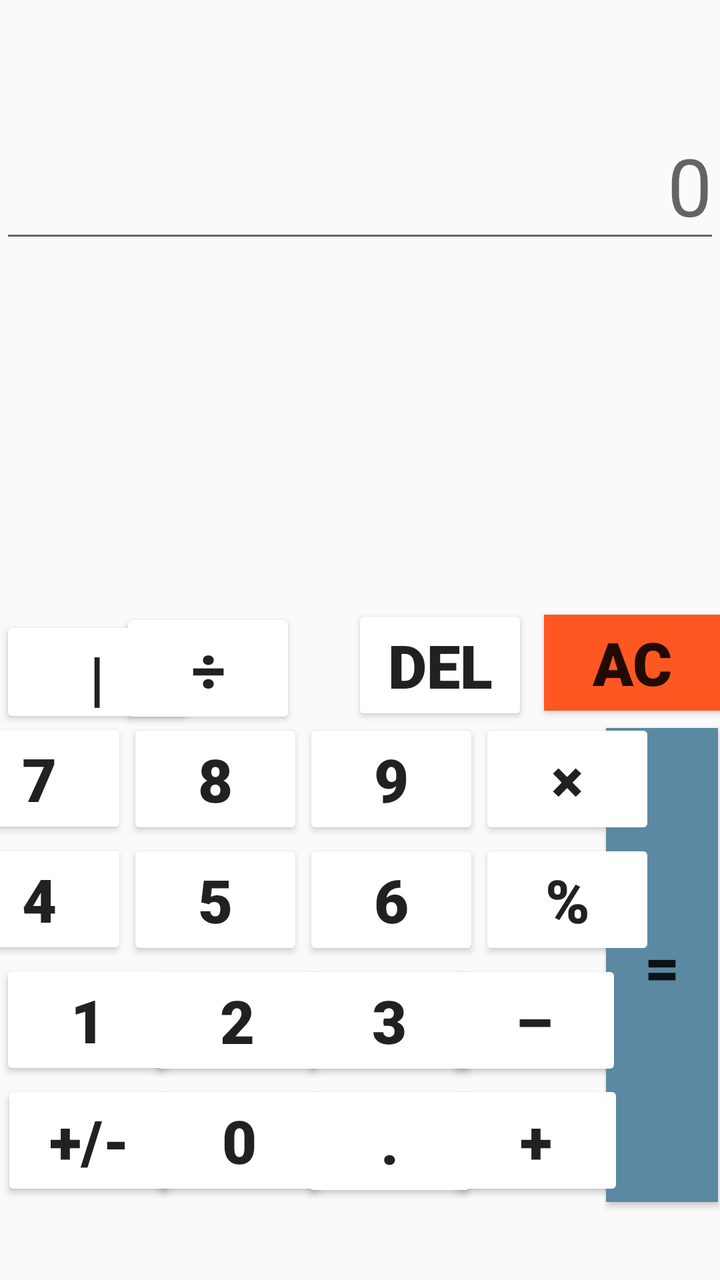
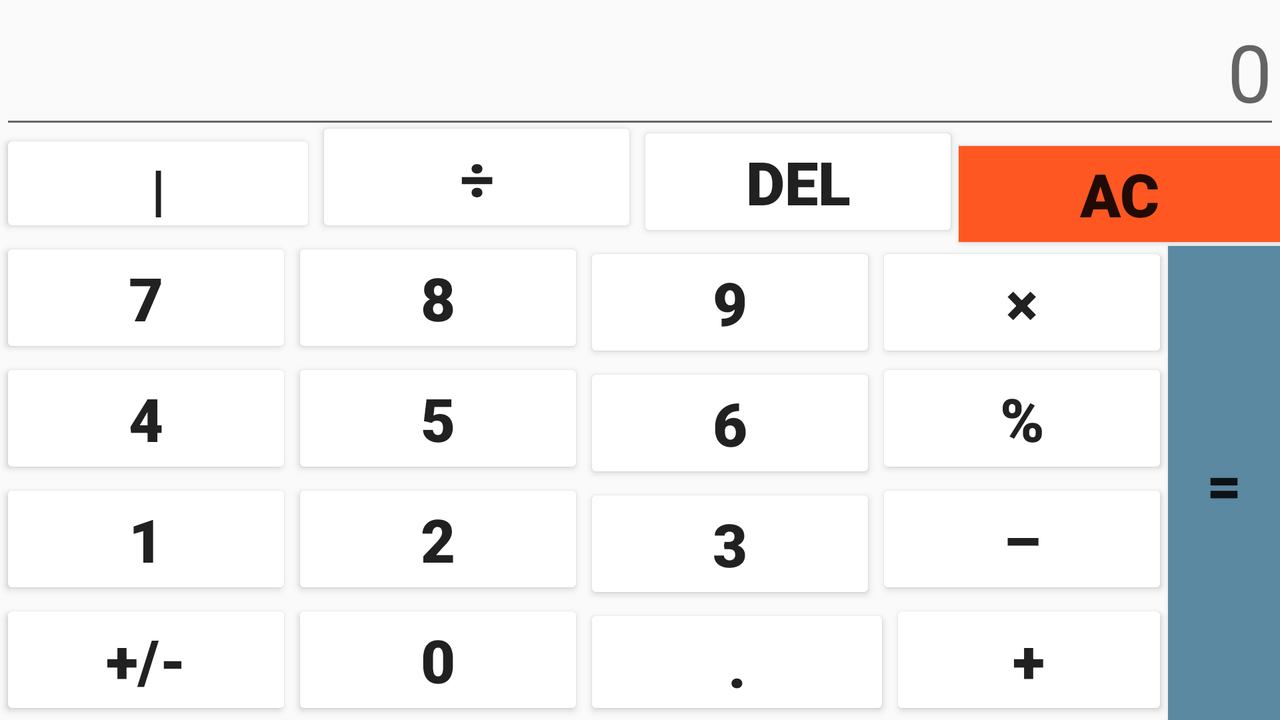

Compare how this app lays out the same screen by default and in its alternative resource folder. The renders come first, then the two layout files and the values they reference.
<!-- AndroidManifest.xml: application theme AppTheme -->
<!-- res/layout/activity_standard.xml -->
<?xml version="1.0" encoding="utf-8"?>
<androidx.constraintlayout.widget.ConstraintLayout xmlns:android="http://schemas.android.com/apk/res/android"
    xmlns:app="http://schemas.android.com/apk/res-auto"
    xmlns:tools="http://schemas.android.com/tools"
    android:layout_width="match_parent"
    android:layout_height="match_parent"
    tools:context=".StandardActivity">

    <Button
        android:id="@+id/zeroButton"
        android:layout_width="wrap_content"
        android:layout_height="wrap_content"
        android:layout_marginTop="540dp"
        android:backgroundTint="@color/design_default_color_surface"
        android:backgroundTintMode="screen"
        android:fontFamily="sans-serif-black"
        android:foregroundTint="@color/design_default_color_surface"
        android:foregroundTintMode="screen"
        android:text="@string/_0"
        android:textSize="30sp"

        app:layout_column="1"
        app:layout_constraintEnd_toEndOf="parent"
        app:layout_constraintHorizontal_bias="0.278"
        app:layout_constraintStart_toStartOf="parent"
        app:layout_constraintTop_toTopOf="parent"
        app:layout_row="5" />

    <Button
        android:id="@+id/plusByMinus"
        android:layout_width="wrap_content"
        android:layout_height="wrap_content"
        android:layout_marginTop="540dp"
        android:backgroundTint="@color/design_default_color_surface"
        android:backgroundTintMode="screen"
        android:fontFamily="sans-serif-black"
        android:foregroundTint="@color/design_default_color_surface"
        android:foregroundTintMode="screen"
        android:text="@string/plusMinus"
        android:textSize="30sp"
        app:layout_column="0"
        app:layout_constraintEnd_toEndOf="parent"
        app:layout_constraintHorizontal_bias="0.003"
        app:layout_constraintStart_toStartOf="parent"
        app:layout_constraintTop_toTopOf="parent"
        app:layout_row="5" />

    <EditText
        android:id="@+id/scientificCalciTextNumber"
        android:layout_width="wrap_content"
        android:layout_height="wrap_content"
        android:layout_marginTop="56dp"
        android:autofillHints=""
        android:ems="10"
        android:hint="@string/_0"
        android:inputType="number|numberSigned"
        android:singleLine="true"
        android:textAlignment="viewEnd"
        android:textSize="40sp"
        app:layout_constraintEnd_toEndOf="parent"
        app:layout_constraintHorizontal_bias="1.0"
        app:layout_constraintStart_toStartOf="parent"
        app:layout_constraintTop_toTopOf="parent" />

    <Button
        android:id="@+id/equalButton"
        android:layout_width="56dp"
        android:layout_height="237dp"
        android:layout_marginTop="364dp"
        android:background="#5B89A1"
        android:fontFamily="sans-serif-black"
        android:text="@string/equal"
        android:textSize="30sp"
        app:layout_column="0"
        app:layout_constraintEnd_toEndOf="parent"
        app:layout_constraintHorizontal_bias="0.997"
        app:layout_constraintStart_toStartOf="parent"
        app:layout_constraintTop_toTopOf="parent"
        app:layout_row="0" />

    <Button
        android:id="@+id/dotButton"
        android:layout_width="88dp"
        android:layout_height="61dp"
        android:layout_marginTop="540dp"
        android:backgroundTint="@color/design_default_color_surface"
        android:backgroundTintMode="screen"
        android:fontFamily="sans-serif-black"
        android:foregroundTint="@color/design_default_color_surface"
        android:foregroundTintMode="screen"
        android:text="@string/dot"
        android:textSize="30sp"
        app:layout_constraintEnd_toEndOf="parent"
        app:layout_constraintHorizontal_bias="0.554"
        app:layout_constraintStart_toStartOf="parent"
        app:layout_constraintTop_toTopOf="parent" />

    <Button
        android:id="@+id/additionButton"
        android:layout_width="wrap_content"
        android:layout_height="wrap_content"
        android:layout_marginTop="540dp"
        android:backgroundTint="@color/design_default_color_surface"
        android:backgroundTintMode="screen"
        android:fontFamily="sans-serif-black"
        android:foregroundTint="@color/design_default_color_surface"
        android:foregroundTintMode="screen"
        android:text="@string/plus"
        android:textSize="30sp"
        app:layout_constraintEnd_toEndOf="parent"
        app:layout_constraintHorizontal_bias="0.823"
        app:layout_constraintStart_toStartOf="parent"
        app:layout_constraintTop_toTopOf="parent" />

    <Button
        android:id="@+id/oneButton"
        android:layout_width="wrap_content"
        android:layout_height="wrap_content"
        android:backgroundTint="@color/design_default_color_surface"
        android:backgroundTintMode="screen"
        android:fontFamily="sans-serif-black"
        android:foregroundTint="@color/design_default_color_surface"
        android:foregroundTintMode="screen"
        android:text="@string/_1"
        android:textSize="30sp"
        app:layout_constraintBottom_toTopOf="@+id/plusByMinus"
        app:layout_constraintEnd_toStartOf="@+id/twoButton"
        app:layout_constraintHorizontal_bias="0.0"
        app:layout_constraintStart_toStartOf="parent"
        app:layout_constraintTop_toTopOf="parent"
        app:layout_constraintVertical_bias="1.0" />

    <Button
        android:id="@+id/twoButton"
        android:layout_width="wrap_content"
        android:layout_height="wrap_content"
        android:layout_marginTop="480dp"
        android:backgroundTint="@color/design_default_color_surface"
        android:backgroundTintMode="screen"
        android:fontFamily="sans-serif-black"
        android:foregroundTint="@color/design_default_color_surface"
        android:foregroundTintMode="screen"
        android:text="@string/_2"
        android:textSize="30sp"
        app:layout_constraintEnd_toEndOf="parent"
        app:layout_constraintHorizontal_bias="0.275"
        app:layout_constraintStart_toStartOf="parent"
        app:layout_constraintTop_toTopOf="parent" />

    <Button
        android:id="@+id/threeButton"
        android:layout_width="wrap_content"
        android:layout_height="wrap_content"
        android:layout_marginTop="480dp"
        android:backgroundTint="@color/design_default_color_surface"
        android:backgroundTintMode="screen"
        android:fontFamily="sans-serif-black"
        android:foregroundTint="@color/design_default_color_surface"
        android:foregroundTintMode="screen"
        android:text="@string/_3"
        android:textSize="30sp"
        app:layout_constraintEnd_toEndOf="parent"
        app:layout_constraintHorizontal_bias="0.554"
        app:layout_constraintStart_toStartOf="parent"
        app:layout_constraintTop_toTopOf="parent" />

    <Button
        android:id="@+id/subtractionButton"
        android:layout_width="wrap_content"
        android:layout_height="wrap_content"
        android:layout_marginTop="480dp"
        android:backgroundTint="@color/design_default_color_surface"
        android:backgroundTintMode="screen"
        android:fontFamily="sans-serif-black"
        android:foregroundTint="@color/design_default_color_surface"
        android:foregroundTintMode="screen"
        android:text="@string/minus"
        android:textSize="30sp"
        app:layout_constraintEnd_toEndOf="parent"
        app:layout_constraintHorizontal_bias="0.82"
        app:layout_constraintStart_toStartOf="parent"
        app:layout_constraintTop_toTopOf="parent" />

    <Button
        android:id="@+id/fourButton"
        android:layout_width="wrap_content"
        android:layout_height="wrap_content"
        android:backgroundTint="@color/design_default_color_surface"
        android:backgroundTintMode="screen"
        android:fontFamily="sans-serif-black"
        android:foregroundTint="@color/design_default_color_surface"
        android:foregroundTintMode="screen"
        android:text="@string/_4"
        android:textSize="30sp"
        app:layout_constraintBottom_toTopOf="@+id/oneButton"
        app:layout_constraintEnd_toStartOf="@+id/fiveButton"
        app:layout_constraintStart_toStartOf="parent" />

    <Button
        android:id="@+id/fiveButton"
        android:layout_width="wrap_content"
        android:layout_height="wrap_content"
        android:backgroundTint="@color/design_default_color_surface"
        android:backgroundTintMode="screen"
        android:fontFamily="sans-serif-black"
        android:foregroundTint="@color/design_default_color_surface"
        android:foregroundTintMode="screen"
        android:text="@string/_5"
        android:textSize="30sp"
        app:layout_constraintBottom_toTopOf="@+id/twoButton"
        app:layout_constraintEnd_toStartOf="@+id/sixButton"
        app:layout_constraintStart_toEndOf="@+id/fourButton" />

    <Button
        android:id="@+id/sixButton"
        android:layout_width="wrap_content"
        android:layout_height="wrap_content"
        android:backgroundTint="@color/design_default_color_surface"
        android:backgroundTintMode="screen"
        android:fontFamily="sans-serif-black"
        android:foregroundTint="@color/design_default_color_surface"
        android:foregroundTintMode="screen"
        android:text="@string/_6"
        android:textSize="30sp"
        app:layout_constraintBottom_toTopOf="@+id/threeButton"
        app:layout_constraintEnd_toStartOf="@+id/percentButton"
        app:layout_constraintStart_toEndOf="@+id/fiveButton" />

    <Button
        android:id="@+id/percentButton"
        android:layout_width="wrap_content"
        android:layout_height="wrap_content"
        android:backgroundTint="@color/design_default_color_surface"
        android:backgroundTintMode="screen"
        android:fontFamily="sans-serif-black"
        android:foregroundTint="@color/design_default_color_surface"
        android:foregroundTintMode="screen"
        android:text="@string/percent"
        android:textSize="30sp"
        app:layout_constraintBottom_toTopOf="@+id/subtractionButton"
        app:layout_constraintEnd_toStartOf="@+id/equalButton"
        app:layout_constraintStart_toEndOf="@+id/sixButton" />

    <Button
        android:id="@+id/sevenButton"
        android:layout_width="wrap_content"
        android:layout_height="wrap_content"
        android:backgroundTint="@color/design_default_color_surface"
        android:backgroundTintMode="screen"
        android:fontFamily="sans-serif-black"
        android:foregroundTint="@color/design_default_color_surface"
        android:foregroundTintMode="screen"
        android:text="@string/_7"
        android:textSize="30sp"
        app:layout_constraintBottom_toTopOf="@+id/fourButton"
        app:layout_constraintEnd_toStartOf="@+id/eightButton"
        app:layout_constraintStart_toStartOf="parent" />

    <Button
        android:id="@+id/eightButton"
        android:layout_width="wrap_content"
        android:layout_height="wrap_content"
        android:backgroundTint="@color/design_default_color_surface"
        android:backgroundTintMode="screen"
        android:fontFamily="sans-serif-black"
        android:foregroundTint="@color/design_default_color_surface"
        android:foregroundTintMode="screen"
        android:text="@string/_8"
        android:textSize="30sp"
        app:layout_constraintBottom_toTopOf="@+id/fiveButton"
        app:layout_constraintEnd_toStartOf="@+id/nineButton"
        app:layout_constraintStart_toEndOf="@+id/sevenButton" />

    <Button
        android:id="@+id/nineButton"
        android:layout_width="wrap_content"
        android:layout_height="wrap_content"
        android:backgroundTint="@color/design_default_color_surface"
        android:backgroundTintMode="screen"
        android:fontFamily="sans-serif-black"
        android:foregroundTint="@color/design_default_color_surface"
        android:foregroundTintMode="screen"
        android:text="@string/_9"
        android:textSize="30sp"
        app:layout_constraintBottom_toTopOf="@+id/sixButton"
        app:layout_constraintEnd_toStartOf="@+id/multiplyButton"
        app:layout_constraintStart_toEndOf="@+id/eightButton" />

    <Button
        android:id="@+id/multiplyButton"
        android:layout_width="wrap_content"
        android:layout_height="wrap_content"
        android:backgroundTint="@color/design_default_color_surface"
        android:backgroundTintMode="screen"
        android:fontFamily="sans-serif-black"
        android:foregroundTint="@color/design_default_color_surface"
        android:foregroundTintMode="screen"
        android:text="@string/multiply"
        android:textSize="30sp"
        app:layout_constraintBottom_toTopOf="@+id/sixButton"
        app:layout_constraintEnd_toStartOf="@+id/equalButton"
        app:layout_constraintStart_toEndOf="@+id/nineButton" />

    <Button
        android:id="@+id/modButton"
        android:layout_width="97dp"
        android:layout_height="56dp"
        android:layout_marginTop="308dp"
        android:backgroundTint="@color/design_default_color_surface"
        android:backgroundTintMode="screen"
        android:fontFamily="sans-serif-black"
        android:foregroundTint="@color/design_default_color_surface"
        android:foregroundTintMode="screen"
        android:text="@string/mod"
        android:textSize="30sp"
        app:layout_constraintEnd_toEndOf="parent"
        app:layout_constraintHorizontal_bias="0.0"
        app:layout_constraintStart_toStartOf="parent"
        app:layout_constraintTop_toTopOf="parent" />

    <Button
        android:id="@+id/divideButton"
        android:layout_width="wrap_content"
        android:layout_height="wrap_content"
        android:layout_marginTop="304dp"
        android:layout_marginEnd="28dp"
        android:backgroundTint="@color/design_default_color_surface"
        android:backgroundTintMode="screen"
        android:fontFamily="sans-serif-black"
        android:foregroundTint="@color/design_default_color_surface"
        android:foregroundTintMode="screen"
        android:text="@string/division"
        android:textSize="30sp"
        app:layout_constraintEnd_toStartOf="@+id/deleteButton"
        app:layout_constraintTop_toTopOf="parent" />

    <Button
        android:id="@+id/deleteButton"
        android:layout_width="wrap_content"
        android:layout_height="wrap_content"
        android:layout_marginTop="176dp"
        android:layout_marginEnd="8dp"
        android:backgroundTint="@color/design_default_color_surface"
        android:backgroundTintMode="screen"
        android:fontFamily="sans-serif-black"
        android:foregroundTint="@color/design_default_color_surface"
        android:foregroundTintMode="screen"
        android:text="@string/del"
        android:textSize="30sp"
        app:layout_constraintEnd_toStartOf="@+id/allClearButton"
        app:layout_constraintTop_toBottomOf="@+id/scientificCalciTextNumber" />

    <Button
        android:id="@+id/allClearButton"
        android:layout_width="wrap_content"
        android:layout_height="wrap_content"
        android:background="#FF5722"
        android:fontFamily="sans-serif-black"
        android:text="@string/ac"
        android:textSize="30sp"
        app:layout_constraintBottom_toTopOf="@+id/nineButton"
        app:layout_constraintEnd_toEndOf="parent"
        app:layout_constraintTop_toBottomOf="@+id/scientificCalciTextNumber"
        app:layout_constraintVertical_bias="0.978" />


</androidx.constraintlayout.widget.ConstraintLayout>
<!-- resources referenced by this layout -->
<resources>
  <string name="_0">0</string>
  <string name="_1">1</string>
  <string name="_2">2</string>
  <string name="_3">3</string>
  <string name="_4">4</string>
  <string name="_5">5</string>
  <string name="_6">6</string>
  <string name="_7">7</string>
  <string name="_8">8</string>
  <string name="_9">9</string>
  <string name="ac">AC</string>
  <string name="del">del</string>
  <string name="division">÷</string>
  <string name="dot">.</string>
  <string name="equal">=</string>
  <string name="minus">–</string>
  <string name="mod">|</string>
  <string name="multiply">×</string>
  <string name="percent">%</string>
  <string name="plus">+</string>
  <string name="plusMinus">+/-</string>
  <style name="AppTheme" parent="Theme.AppCompat.Light.DarkActionBar">
          
          <item name="colorPrimary">@color/colorPrimary</item>
          <item name="colorPrimaryDark">@color/colorPrimaryDark</item>
          <item name="colorAccent">@color/colorAccent</item>
      </style>
  <color name="colorPrimary">#6200EE</color>
  <color name="colorPrimaryDark">#3700B3</color>
  <color name="colorAccent">#03DAC5</color>
</resources>
<!-- res/layout-land/activity_standard.xml (the repository's variant of the layout above) -->
<!-- drawn on the phone turned sideways -->
<?xml version="1.0" encoding="utf-8"?>
<androidx.constraintlayout.widget.ConstraintLayout xmlns:android="http://schemas.android.com/apk/res/android"
    xmlns:app="http://schemas.android.com/apk/res-auto"
    xmlns:tools="http://schemas.android.com/tools"
    android:layout_width="match_parent"
    android:layout_height="match_parent"
    tools:context=".StandardActivity">

    <Button
        android:id="@+id/zeroButton"
        android:layout_width="0dp"
        android:layout_height="wrap_content"
        android:backgroundTint="@color/design_default_color_surface"
        android:backgroundTintMode="screen"
        android:fontFamily="sans-serif-black"
        android:foregroundTint="@color/design_default_color_surface"
        android:foregroundTintMode="screen"
        android:text="@string/_0"
        android:textSize="30sp"
        app:layout_column="1"
        app:layout_constraintBottom_toBottomOf="parent"
        app:layout_constraintEnd_toStartOf="@+id/threeButton"
        app:layout_constraintStart_toEndOf="@+id/plusByMinus"
        app:layout_row="5" />

    <Button
        android:id="@+id/plusByMinus"
        android:layout_width="0dp"
        android:layout_height="wrap_content"
        android:backgroundTint="@color/design_default_color_surface"
        android:backgroundTintMode="screen"
        android:fontFamily="sans-serif-black"
        android:foregroundTint="@color/design_default_color_surface"
        android:foregroundTintMode="screen"
        android:text="@string/plusMinus"
        android:textSize="30sp"
        app:layout_column="0"
        app:layout_constraintBottom_toBottomOf="parent"
        app:layout_constraintEnd_toStartOf="@+id/zeroButton"
        app:layout_constraintStart_toStartOf="parent"
        app:layout_row="5" />

    <EditText
        android:id="@+id/scientificCalciTextNumber"
        android:layout_width="0dp"
        android:layout_height="wrap_content"
        android:autofillHints=""
        android:ems="10"
        android:hint="@string/_0"
        android:inputType="number|numberSigned"
        android:singleLine="true"
        android:textAlignment="viewEnd"
        android:textSize="40sp"
        app:layout_constraintBottom_toTopOf="@+id/modButton"
        app:layout_constraintEnd_toEndOf="parent"
        app:layout_constraintHorizontal_bias="0.0"
        app:layout_constraintStart_toStartOf="parent"
        app:layout_constraintTop_toTopOf="parent"
        app:layout_constraintVertical_bias="0.201" />

    <Button
        android:id="@+id/equalButton"
        android:layout_width="56dp"
        android:layout_height="237dp"
        android:background="#5B89A1"
        android:fontFamily="sans-serif-black"
        android:text="@string/equal"
        android:textSize="30sp"
        app:layout_column="0"
        app:layout_constraintBottom_toBottomOf="parent"
        app:layout_constraintEnd_toEndOf="parent"
        app:layout_constraintHorizontal_bias="1.0"
        app:layout_constraintStart_toStartOf="parent"
        app:layout_row="0" />

    <Button
        android:id="@+id/dotButton"
        android:layout_width="153dp"
        android:layout_height="58dp"
        android:layout_marginEnd="88dp"
        android:backgroundTint="@color/design_default_color_surface"
        android:backgroundTintMode="screen"
        android:fontFamily="sans-serif-black"
        android:foregroundTint="@color/design_default_color_surface"
        android:foregroundTintMode="screen"
        android:text="@string/dot"
        android:textSize="30sp"
        app:layout_constraintBottom_toBottomOf="parent"
        app:layout_constraintEnd_toStartOf="@+id/equalButton"
        app:layout_constraintHorizontal_bias="0.0"
        app:layout_constraintStart_toEndOf="@+id/zeroButton" />

    <Button
        android:id="@+id/additionButton"
        android:layout_width="0dp"
        android:layout_height="wrap_content"
        android:backgroundTint="@color/design_default_color_surface"
        android:backgroundTintMode="screen"
        android:fontFamily="sans-serif-black"
        android:foregroundTint="@color/design_default_color_surface"
        android:foregroundTintMode="screen"
        android:text="@string/plus"
        android:textSize="30sp"
        app:layout_constraintBottom_toBottomOf="parent"
        app:layout_constraintEnd_toStartOf="@+id/equalButton"
        app:layout_constraintStart_toEndOf="@+id/dotButton" />

    <Button
        android:id="@+id/oneButton"
        android:layout_width="0dp"
        android:layout_height="wrap_content"
        android:backgroundTint="@color/design_default_color_surface"
        android:backgroundTintMode="screen"
        android:fontFamily="sans-serif-black"
        android:foregroundTint="@color/design_default_color_surface"
        android:foregroundTintMode="screen"
        android:text="@string/_1"
        android:textSize="30sp"
        app:layout_constraintBottom_toTopOf="@+id/plusByMinus"
        app:layout_constraintEnd_toStartOf="@+id/twoButton"
        app:layout_constraintStart_toStartOf="parent" />

    <Button
        android:id="@+id/twoButton"
        android:layout_width="0dp"
        android:layout_height="wrap_content"
        android:backgroundTint="@color/design_default_color_surface"
        android:backgroundTintMode="screen"
        android:fontFamily="sans-serif-black"
        android:foregroundTint="@color/design_default_color_surface"
        android:foregroundTintMode="screen"
        android:text="@string/_2"
        android:textSize="30sp"
        app:layout_constraintBottom_toTopOf="@+id/zeroButton"
        app:layout_constraintEnd_toStartOf="@+id/threeButton"
        app:layout_constraintStart_toEndOf="@+id/oneButton" />

    <Button
        android:id="@+id/threeButton"
        android:layout_width="0dp"
        android:layout_height="wrap_content"
        android:backgroundTint="@color/design_default_color_surface"
        android:backgroundTintMode="screen"
        android:fontFamily="sans-serif-black"
        android:foregroundTint="@color/design_default_color_surface"
        android:foregroundTintMode="screen"
        android:text="@string/_3"
        android:textSize="30sp"
        app:layout_constraintBottom_toTopOf="@+id/dotButton"
        app:layout_constraintEnd_toStartOf="@+id/subtractionButton"
        app:layout_constraintStart_toEndOf="@+id/zeroButton" />

    <Button
        android:id="@+id/subtractionButton"
        android:layout_width="0dp"
        android:layout_height="wrap_content"
        android:backgroundTint="@color/design_default_color_surface"
        android:backgroundTintMode="screen"
        android:fontFamily="sans-serif-black"
        android:foregroundTint="@color/design_default_color_surface"
        android:foregroundTintMode="screen"
        android:text="@string/minus"
        android:textSize="30sp"
        app:layout_constraintBottom_toTopOf="@+id/additionButton"
        app:layout_constraintEnd_toStartOf="@+id/equalButton"
        app:layout_constraintStart_toEndOf="@+id/threeButton" />

    <Button
        android:id="@+id/fourButton"
        android:layout_width="0dp"
        android:layout_height="wrap_content"
        android:backgroundTint="@color/design_default_color_surface"
        android:backgroundTintMode="screen"
        android:fontFamily="sans-serif-black"
        android:foregroundTint="@color/design_default_color_surface"
        android:foregroundTintMode="screen"
        android:text="@string/_4"
        android:textSize="30sp"
        app:layout_constraintBottom_toTopOf="@+id/oneButton"
        app:layout_constraintEnd_toStartOf="@+id/fiveButton"
        app:layout_constraintStart_toStartOf="parent" />

    <Button
        android:id="@+id/fiveButton"
        android:layout_width="0dp"
        android:layout_height="wrap_content"
        android:backgroundTint="@color/design_default_color_surface"
        android:backgroundTintMode="screen"
        android:fontFamily="sans-serif-black"
        android:foregroundTint="@color/design_default_color_surface"
        android:foregroundTintMode="screen"
        android:text="@string/_5"
        android:textSize="30sp"
        app:layout_constraintBottom_toTopOf="@+id/twoButton"
        app:layout_constraintEnd_toStartOf="@+id/sixButton"
        app:layout_constraintStart_toEndOf="@+id/fourButton" />

    <Button
        android:id="@+id/sixButton"
        android:layout_width="0dp"
        android:layout_height="wrap_content"
        android:backgroundTint="@color/design_default_color_surface"
        android:backgroundTintMode="screen"
        android:fontFamily="sans-serif-black"
        android:foregroundTint="@color/design_default_color_surface"
        android:foregroundTintMode="screen"
        android:text="@string/_6"
        android:textSize="30sp"
        app:layout_constraintBottom_toTopOf="@+id/threeButton"
        app:layout_constraintEnd_toStartOf="@+id/percentButton"
        app:layout_constraintStart_toEndOf="@+id/fiveButton" />

    <Button
        android:id="@+id/percentButton"
        android:layout_width="0dp"
        android:layout_height="wrap_content"
        android:backgroundTint="@color/design_default_color_surface"
        android:backgroundTintMode="screen"
        android:fontFamily="sans-serif-black"
        android:foregroundTint="@color/design_default_color_surface"
        android:foregroundTintMode="screen"
        android:text="@string/percent"
        android:textSize="30sp"
        app:layout_constraintBottom_toTopOf="@+id/subtractionButton"
        app:layout_constraintEnd_toStartOf="@+id/equalButton"
        app:layout_constraintStart_toEndOf="@+id/sixButton" />

    <Button
        android:id="@+id/sevenButton"
        android:layout_width="0dp"
        android:layout_height="wrap_content"
        android:backgroundTint="@color/design_default_color_surface"
        android:backgroundTintMode="screen"
        android:fontFamily="sans-serif-black"
        android:foregroundTint="@color/design_default_color_surface"
        android:foregroundTintMode="screen"
        android:text="@string/_7"
        android:textSize="30sp"
        app:layout_constraintBottom_toTopOf="@+id/fourButton"
        app:layout_constraintEnd_toStartOf="@+id/eightButton"
        app:layout_constraintStart_toStartOf="parent" />

    <Button
        android:id="@+id/eightButton"
        android:layout_width="0dp"
        android:layout_height="wrap_content"
        android:backgroundTint="@color/design_default_color_surface"
        android:backgroundTintMode="screen"
        android:fontFamily="sans-serif-black"
        android:foregroundTint="@color/design_default_color_surface"
        android:foregroundTintMode="screen"
        android:text="@string/_8"
        android:textSize="30sp"
        app:layout_constraintBottom_toTopOf="@+id/fiveButton"
        app:layout_constraintEnd_toStartOf="@+id/nineButton"
        app:layout_constraintStart_toEndOf="@+id/sevenButton" />

    <Button
        android:id="@+id/nineButton"
        android:layout_width="0dp"
        android:layout_height="wrap_content"
        android:backgroundTint="@color/design_default_color_surface"
        android:backgroundTintMode="screen"
        android:fontFamily="sans-serif-black"
        android:foregroundTint="@color/design_default_color_surface"
        android:foregroundTintMode="screen"
        android:text="@string/_9"
        android:textSize="30sp"
        app:layout_constraintBottom_toTopOf="@+id/sixButton"
        app:layout_constraintEnd_toStartOf="@+id/multiplyButton"
        app:layout_constraintStart_toEndOf="@+id/eightButton" />

    <Button
        android:id="@+id/multiplyButton"
        android:layout_width="0dp"
        android:layout_height="wrap_content"
        android:backgroundTint="@color/design_default_color_surface"
        android:backgroundTintMode="screen"
        android:fontFamily="sans-serif-black"
        android:foregroundTint="@color/design_default_color_surface"
        android:foregroundTintMode="screen"
        android:text="@string/multiply"
        android:textSize="30sp"
        app:layout_constraintBottom_toTopOf="@+id/sixButton"
        app:layout_constraintEnd_toStartOf="@+id/equalButton"
        app:layout_constraintStart_toEndOf="@+id/nineButton" />

    <Button
        android:id="@+id/modButton"
        android:layout_width="158dp"
        android:layout_height="54dp"
        android:backgroundTint="@color/design_default_color_surface"
        android:backgroundTintMode="screen"
        android:fontFamily="sans-serif-black"
        android:foregroundTint="@color/design_default_color_surface"
        android:foregroundTintMode="screen"
        android:text="@string/mod"
        android:textSize="30sp"
        app:layout_constraintBottom_toTopOf="@+id/sevenButton"
        app:layout_constraintEnd_toStartOf="@+id/divideButton"
        app:layout_constraintHorizontal_bias="0.0"
        app:layout_constraintStart_toStartOf="parent" />

    <Button
        android:id="@+id/divideButton"
        android:layout_width="0dp"
        android:layout_height="wrap_content"
        android:backgroundTint="@color/design_default_color_surface"
        android:backgroundTintMode="screen"
        android:fontFamily="sans-serif-black"
        android:foregroundTint="@color/design_default_color_surface"
        android:foregroundTintMode="screen"
        android:text="@string/division"
        android:textSize="30sp"
        app:layout_constraintBottom_toTopOf="@+id/eightButton"
        app:layout_constraintEnd_toStartOf="@+id/deleteButton"
        app:layout_constraintStart_toEndOf="@+id/modButton"
        app:layout_constraintTop_toBottomOf="@+id/scientificCalciTextNumber"
        app:layout_constraintVertical_bias="1.0" />

    <Button
        android:id="@+id/deleteButton"
        android:layout_width="0dp"
        android:layout_height="wrap_content"
        android:backgroundTint="@color/design_default_color_surface"
        android:backgroundTintMode="screen"
        android:fontFamily="sans-serif-black"
        android:foregroundTint="@color/design_default_color_surface"
        android:foregroundTintMode="screen"
        android:text="@string/del"
        android:textSize="30sp"
        app:layout_constraintBottom_toTopOf="@+id/nineButton"
        app:layout_constraintEnd_toStartOf="@+id/allClearButton"
        app:layout_constraintStart_toEndOf="@+id/divideButton"
        app:layout_constraintTop_toBottomOf="@+id/scientificCalciTextNumber"
        app:layout_constraintVertical_bias="1.0" />

    <Button
        android:id="@+id/allClearButton"
        android:layout_width="0dp"
        android:layout_height="wrap_content"
        android:background="#FF5722"
        android:fontFamily="sans-serif-black"
        android:text="@string/ac"
        android:textSize="30sp"
        app:layout_constraintBottom_toTopOf="@+id/nineButton"
        app:layout_constraintEnd_toEndOf="parent"
        app:layout_constraintStart_toEndOf="@+id/deleteButton"
        app:layout_constraintTop_toBottomOf="@+id/scientificCalciTextNumber"
        app:layout_constraintVertical_bias="0.963" />


</androidx.constraintlayout.widget.ConstraintLayout>
